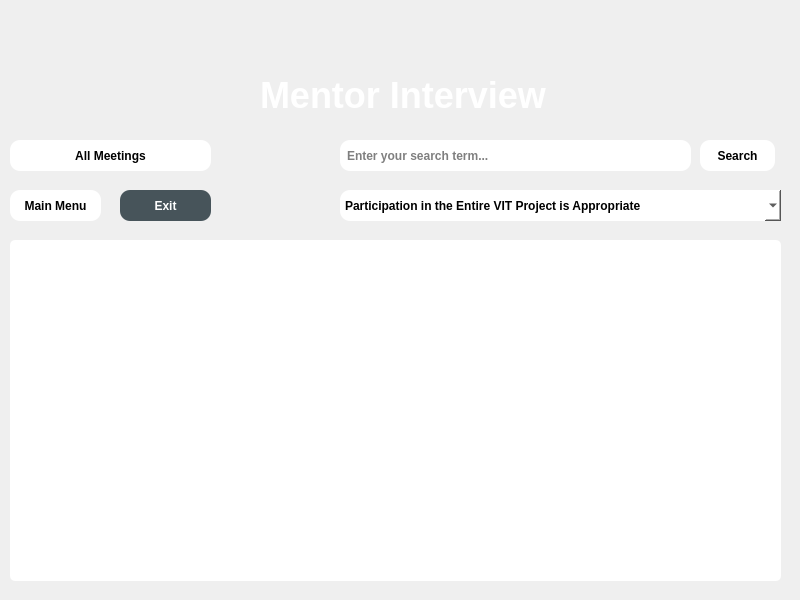
<?xml version="1.0" encoding="UTF-8"?>
<ui version="4.0">
 <class>MainWindow</class>
 <widget class="QMainWindow" name="MainWindow">
  <property name="geometry">
   <rect>
    <x>0</x>
    <y>0</y>
    <width>800</width>
    <height>600</height>
   </rect>
  </property>
  <property name="windowTitle">
   <string>MainWindow</string>
  </property>
  <property name="styleSheet">
   <string notr="true">background-image: url(:/assets/assets/zemin-buyuk.jpg);</string>
  </property>
  <widget class="QWidget" name="centralwidget">
   <widget class="QTableWidget" name="tableWidget">
    <property name="geometry">
     <rect>
      <x>10</x>
      <y>240</y>
      <width>771</width>
      <height>341</height>
     </rect>
    </property>
    <property name="styleSheet">
     <string notr="true">QTableView{
color:black;
background:white;
font-weight:bold;
border-radius:5px
}</string>
    </property>
   </widget>
   <widget class="QComboBox" name="filter_select_button">
    <property name="geometry">
     <rect>
      <x>340</x>
      <y>190</y>
      <width>441</width>
      <height>31</height>
     </rect>
    </property>
    <property name="styleSheet">
     <string notr="true">QComboBox{
border-radius:10px;
font-weight:bold;
background:white;
color:black
}</string>
    </property>
    <item>
     <property name="text">
      <string>Participation in the Entire VIT Project is Appropriate</string>
     </property>
    </item>
    <item>
     <property name="text">
      <string>It is Appropriate to Direct to the First IT Training of the VIT Project</string>
     </property>
    </item>
    <item>
     <property name="text">
      <string>It is Appropriate to Direct to the English Training of the VIT Project</string>
     </property>
    </item>
    <item>
     <property name="text">
      <string>It is Appropriate to Direct Within the Scope of the VIT Project</string>
     </property>
    </item>
    <item>
     <property name="text">
      <string>It is Appropriate to Direct Directly to Employment with Individual Coaching</string>
     </property>
    </item>
    <item>
     <property name="text">
      <string>Participation in the Next VIT Project is More Appropriate</string>
     </property>
    </item>
    <item>
     <property name="text">
      <string>It is Appropriate to Direct to Another Sector</string>
     </property>
    </item>
    <item>
     <property name="text">
      <string>Other</string>
     </property>
    </item>
   </widget>
   <widget class="QLabel" name="label">
    <property name="geometry">
     <rect>
      <x>260</x>
      <y>80</y>
      <width>291</width>
      <height>31</height>
     </rect>
    </property>
    <property name="styleSheet">
     <string notr="true">QLabel{
color:white;
font-size:36px;
font-weight:bold;
background:none
}
</string>
    </property>
    <property name="text">
     <string>Mentor Interview</string>
    </property>
   </widget>
   <widget class="QPushButton" name="main_menu">
    <property name="geometry">
     <rect>
      <x>10</x>
      <y>190</y>
      <width>91</width>
      <height>31</height>
     </rect>
    </property>
    <property name="styleSheet">
     <string notr="true">QPushButton{
color:black;
background:white;
border-radius:10px;
font-weight:bold;
}
QPushButton::hover{
color:white;
background:#47545a;
border-radius:10px;
font-weight:bold
}</string>
    </property>
    <property name="text">
     <string>Main Menu</string>
    </property>
   </widget>
   <widget class="QPushButton" name="exit_button">
    <property name="geometry">
     <rect>
      <x>120</x>
      <y>190</y>
      <width>91</width>
      <height>31</height>
     </rect>
    </property>
    <property name="styleSheet">
     <string notr="true">QPushButton{
color:white;
background:#47545a;
border-radius:10px;
font-weight:bold;
}

QPushButton::hover{
color:#47545a;
background:white;
border-radius:10px;
font-weight:bold
}</string>
    </property>
    <property name="text">
     <string>Exit</string>
    </property>
   </widget>
   <widget class="QPushButton" name="all_meetings">
    <property name="geometry">
     <rect>
      <x>10</x>
      <y>140</y>
      <width>201</width>
      <height>31</height>
     </rect>
    </property>
    <property name="styleSheet">
     <string notr="true">QPushButton{
color:black;
background:white;
border-radius:10px;
font-weight:bold;
}
QPushButton::hover{
color:white;
background:#47545a;
border-radius:10px;
font-weight:bold
}</string>
    </property>
    <property name="text">
     <string>All Meetings</string>
    </property>
   </widget>
   <widget class="QLineEdit" name="lineEdit">
    <property name="geometry">
     <rect>
      <x>340</x>
      <y>140</y>
      <width>351</width>
      <height>31</height>
     </rect>
    </property>
    <property name="styleSheet">
     <string notr="true">QLineEdit{
color:black;
background:white;
border-radius:10px;
font-weight:bold;
padding:5px;
}</string>
    </property>
    <property name="text">
     <string/>
    </property>
    <property name="placeholderText">
     <string>Enter your search term...</string>
    </property>
   </widget>
   <widget class="QPushButton" name="search_button">
    <property name="geometry">
     <rect>
      <x>700</x>
      <y>140</y>
      <width>75</width>
      <height>31</height>
     </rect>
    </property>
    <property name="styleSheet">
     <string notr="true">QPushButton{
color:black;
background:white;
border-radius:10px;
font-weight:bold;
}
QPushButton::hover{
color:white;
background:#47545a;
border-radius:10px;
font-weight:bold
}</string>
    </property>
    <property name="text">
     <string>Search</string>
    </property>
   </widget>
  </widget>
 </widget>
 <resources>
  <include location="assets.qrc"/>
 </resources>
 <connections/>
</ui>
